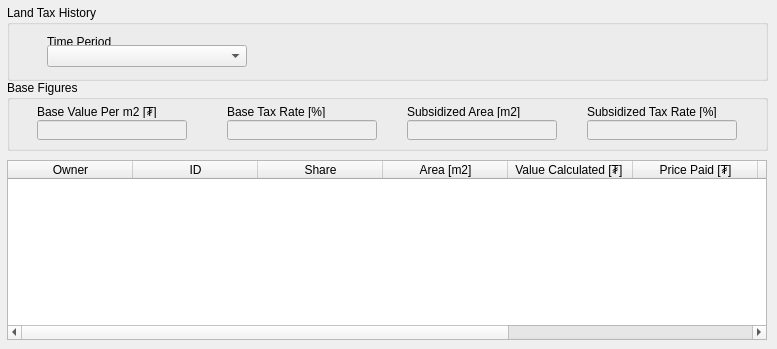
   <widget class="QWidget" name="land_tax_hisotry_tab">
    <attribute name="title">
     <string>Land Tax History</string>
    </attribute>
    <widget class="QTableWidget" name="archive_land_tax_twidget">
     <property name="geometry">
      <rect>
       <x>7</x>
       <y>160</y>
       <width>760</width>
       <height>180</height>
      </rect>
     </property>
     <attribute name="horizontalHeaderDefaultSectionSize">
      <number>125</number>
     </attribute>
     <column>
      <property name="text">
       <string>Owner</string>
      </property>
     </column>
     <column>
      <property name="text">
       <string>ID</string>
      </property>
     </column>
     <column>
      <property name="text">
       <string>Share</string>
      </property>
     </column>
     <column>
      <property name="text">
       <string>Area [m2]</string>
      </property>
     </column>
     <column>
      <property name="text">
       <string>Value Calculated [₮] </string>
      </property>
     </column>
     <column>
      <property name="text">
       <string>Price Paid [₮]</string>
      </property>
     </column>
     <column>
      <property name="text">
       <string>Land Tax [₮]</string>
      </property>
     </column>
     <column>
      <property name="text">
       <string>Grace Period [days]</string>
      </property>
     </column>
     <column>
      <property name="text">
       <string>Payment Frequency</string>
      </property>
     </column>
    </widget>
    <widget class="QGroupBox" name="groupBox_2">
     <property name="geometry">
      <rect>
       <x>7</x>
       <y>80</y>
       <width>761</width>
       <height>71</height>
      </rect>
     </property>
     <property name="title">
      <string>Base Figures</string>
     </property>
     <widget class="QLabel" name="label_6">
      <property name="geometry">
       <rect>
        <x>30</x>
        <y>25</y>
        <width>150</width>
        <height>13</height>
       </rect>
      </property>
      <property name="text">
       <string>Base Value Per m2 [₮]</string>
      </property>
     </widget>
     <widget class="QLineEdit" name="archive_base_value_edit">
      <property name="enabled">
       <bool>false</bool>
      </property>
      <property name="geometry">
       <rect>
        <x>30</x>
        <y>40</y>
        <width>150</width>
        <height>20</height>
       </rect>
      </property>
      <property name="readOnly">
       <bool>true</bool>
      </property>
     </widget>
     <widget class="QLabel" name="label_7">
      <property name="geometry">
       <rect>
        <x>220</x>
        <y>25</y>
        <width>150</width>
        <height>13</height>
       </rect>
      </property>
      <property name="text">
       <string>Base Tax Rate [%]</string>
      </property>
     </widget>
     <widget class="QLineEdit" name="archive_base_tax_rate_edit">
      <property name="enabled">
       <bool>false</bool>
      </property>
      <property name="geometry">
       <rect>
        <x>220</x>
        <y>40</y>
        <width>150</width>
        <height>20</height>
       </rect>
      </property>
      <property name="readOnly">
       <bool>true</bool>
      </property>
     </widget>
     <widget class="QLabel" name="label_8">
      <property name="geometry">
       <rect>
        <x>400</x>
        <y>25</y>
        <width>150</width>
        <height>13</height>
       </rect>
      </property>
      <property name="text">
       <string>Subsidized Area [m2]</string>
      </property>
     </widget>
     <widget class="QLineEdit" name="archive_subsidized_area_edit">
      <property name="enabled">
       <bool>false</bool>
      </property>
      <property name="geometry">
       <rect>
        <x>400</x>
        <y>40</y>
        <width>150</width>
        <height>20</height>
       </rect>
      </property>
      <property name="readOnly">
       <bool>true</bool>
      </property>
     </widget>
     <widget class="QLineEdit" name="archive_subsidized_tax_rate_edit">
      <property name="enabled">
       <bool>false</bool>
      </property>
      <property name="geometry">
       <rect>
        <x>580</x>
        <y>40</y>
        <width>150</width>
        <height>20</height>
       </rect>
      </property>
      <property name="readOnly">
       <bool>true</bool>
      </property>
     </widget>
     <widget class="QLabel" name="label_9">
      <property name="geometry">
       <rect>
        <x>580</x>
        <y>25</y>
        <width>150</width>
        <height>13</height>
       </rect>
      </property>
      <property name="text">
       <string>Subsidized Tax Rate [%]</string>
      </property>
     </widget>
    </widget>
    <widget class="QGroupBox" name="groupBox_3">
     <property name="geometry">
      <rect>
       <x>7</x>
       <y>5</y>
       <width>761</width>
       <height>76</height>
      </rect>
     </property>
     <property name="title">
      <string>Land Tax History</string>
     </property>
     <widget class="QLabel" name="label_10">
      <property name="geometry">
       <rect>
        <x>40</x>
        <y>30</y>
        <width>200</width>
        <height>13</height>
       </rect>
      </property>
      <property name="text">
       <string>Time Period</string>
      </property>
     </widget>
     <widget class="QComboBox" name="time_period_cbox">
      <property name="geometry">
       <rect>
        <x>40</x>
        <y>40</y>
        <width>200</width>
        <height>22</height>
       </rect>
      </property>
     </widget>
    </widget>
   </widget>
